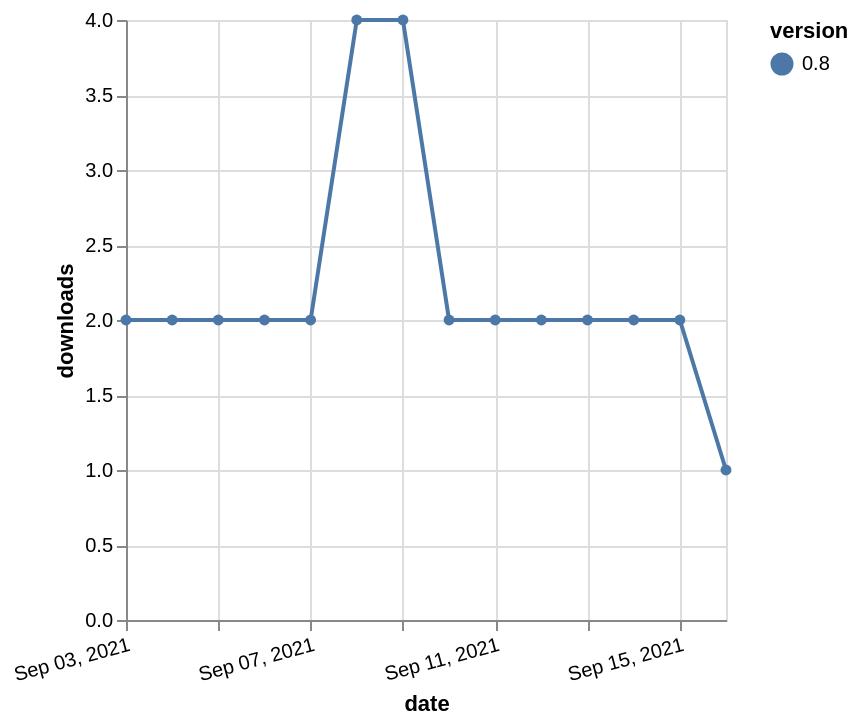

Source (Vega-Lite JSON):
### Vega-Lite specification from a JSON file in a GitHub repository (floating-point values rounded to 4 significant figures)
{"$schema": "https://vega.github.io/schema/vega-lite/v5.json", "description": "A simple bar chart with embedded data.", "data": {"values": [{"date": "2021-09-03", "total": 6215, "delta": 2, "version": "0.8"}, {"date": "2021-09-04", "total": 6217, "delta": 2, "version": "0.8"}, {"date": "2021-09-05", "total": 6219, "delta": 2, "version": "0.8"}, {"date": "2021-09-06", "total": 6221, "delta": 2, "version": "0.8"}, {"date": "2021-09-07", "total": 6223, "delta": 2, "version": "0.8"}, {"date": "2021-09-08", "total": 6227, "delta": 4, "version": "0.8"}, {"date": "2021-09-09", "total": 6231, "delta": 4, "version": "0.8"}, {"date": "2021-09-10", "total": 6233, "delta": 2, "version": "0.8"}, {"date": "2021-09-11", "total": 6235, "delta": 2, "version": "0.8"}, {"date": "2021-09-12", "total": 6237, "delta": 2, "version": "0.8"}, {"date": "2021-09-13", "total": 6239, "delta": 2, "version": "0.8"}, {"date": "2021-09-14", "total": 6241, "delta": 2, "version": "0.8"}, {"date": "2021-09-15", "total": 6243, "delta": 2, "version": "0.8"}, {"date": "2021-09-16", "total": 6244, "delta": 1, "version": "0.8"}]}, "width": "container", "mark": {"type": "line", "point": {"filled": true}}, "encoding": {"x": {"field": "date", "type": "temporal", "timeUnit": "yearmonthdate", "title": "date", "axis": {"labelAngle": -15}}, "y": {"field": "delta", "type": "quantitative", "title": "downloads"}, "color": {"field": "version", "type": "nominal"}, "tooltip": {"field": "delta"}}}
